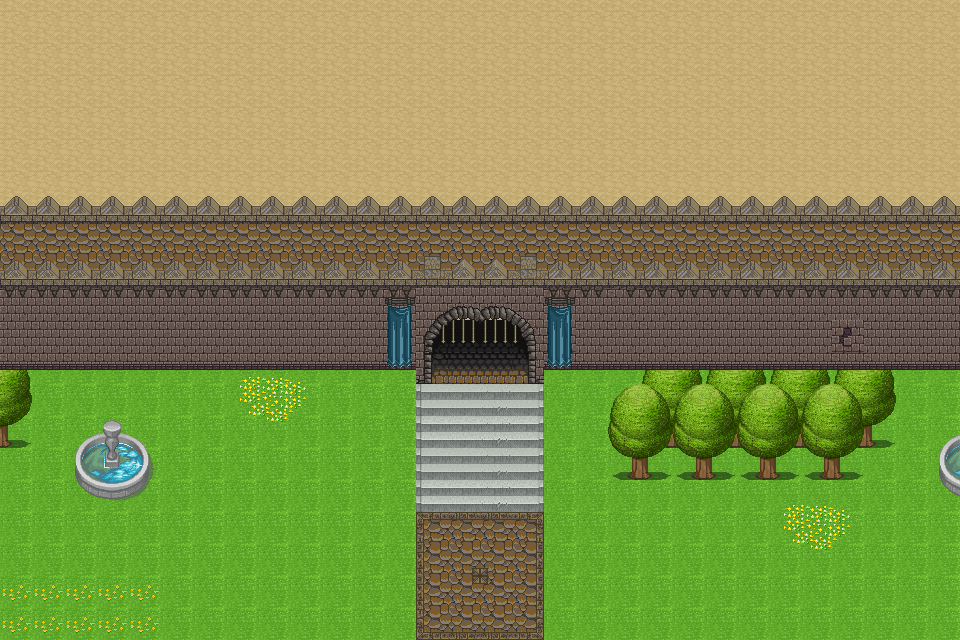

A 2D game scene composited from a Tiled map and its tileset images. What follows is a short description and the map's XML, with each tile layer's data collapsed to a summary:
An orthogonal 30x20 tile map with 32x32 px tiles, 9 tile layers (start, collides, floorBoden, floor2, ...), 11 tilesets and 3 objects (2x area).

<map version="1.10" tiledversion="1.10.2" orientation="orthogonal" renderorder="right-down" width="30" height="20" tilewidth="32" tileheight="32" infinite="0" nextlayerid="15" nextobjectid="13">
 <properties>
  <property name="mapName" value="Castle" />
 </properties>
 <tileset firstgid="1" name="WA_Exterior" tilewidth="32" tileheight="32" tilecount="850" columns="25">
  <image source="tilesets/WA_Exterior.png" width="800" height="1088" />
 </tileset>
 <tileset firstgid="851" name="WA_Decoration" tilewidth="32" tileheight="32" tilecount="96" columns="12">
  <image source="tilesets/WA_Decoration.png" width="384" height="256" />
 </tileset>
 <tileset firstgid="947" name="WA_Miscellaneous" tilewidth="32" tileheight="32" tilecount="110" columns="10">
  <image source="tilesets/WA_Miscellaneous.png" width="320" height="352" />
 </tileset>
 <tileset firstgid="1057" name="WA_Other_Furniture" tilewidth="32" tileheight="32" tilecount="156" columns="12">
  <image source="tilesets/WA_Other_Furniture.png" width="384" height="416" />
 </tileset>
 <tileset firstgid="1213" name="WA_Room_Builder" tilewidth="32" tileheight="32" tilecount="1000" columns="25">
  <image source="tilesets/WA_Room_Builder.png" width="800" height="1280" />
 </tileset>
 <tileset firstgid="2213" name="WA_Seats" tilewidth="32" tileheight="32" tilecount="182" columns="13">
  <image source="tilesets/WA_Seats.png" width="416" height="448" />
 </tileset>
 <tileset firstgid="2395" name="WA_Special_Zones" tilewidth="32" tileheight="32" tilecount="12" columns="6">
  <image source="tilesets/WA_Special_Zones.png" width="192" height="64" />
 </tileset>
 <tileset firstgid="2407" name="WA_Tables" tilewidth="32" tileheight="32" tilecount="270" columns="10">
  <image source="tilesets/WA_Tables.png" width="320" height="864" />
 </tileset>
 <tileset firstgid="2677" name="WA_User_Interface" tilewidth="32" tileheight="32" tilecount="273" columns="13">
  <image source="tilesets/WA_User_Interface.png" width="416" height="672" />
 </tileset>
 <tileset firstgid="2950" name="Castle2" tilewidth="32" tileheight="32" tilecount="256" columns="16">
  <image source="tilesets/Stadt/Castle2.png" width="512" height="512" />
 </tileset>
 <tileset firstgid="3206" name="tileset_town_multi_v002" tilewidth="32" tileheight="32" tilecount="560" columns="8">
  <image source="tilesets/Stadt/tileset_town_multi_v002.png" width="256" height="2240" />
 </tileset>
 <layer id="1" name="start" width="30" height="20">
  <data>[600 cells, 8 non-empty, 1 distinct tile ids]</data>
 </layer>
 <layer id="3" name="collides" width="30" height="20">
  <data>[600 cells, 41 non-empty, 1 distinct tile ids]</data>
 </layer>
 <group id="6" name="floor">
  <layer id="5" name="floorBoden" width="30" height="20">
   <data>[600 cells, 600 non-empty, 3 distinct tile ids]</data>
  </layer>
  <layer id="10" name="floor2" width="30" height="20">
   <data>[600 cells, 27 non-empty, 6 distinct tile ids]</data>
  </layer>
  <layer id="4" name="floor1" width="30" height="20">
   <data>[600 cells, 96 non-empty, 45 distinct tile ids]</data>
  </layer>
 </group>
 <group id="8" name="walls">
  <layer id="11" name="wallsInnen" width="30" height="20">
   <data>[600 cells, 128 non-empty, 10 distinct tile ids]</data>
  </layer>
  <layer id="12" name="Wehrgang" width="30" height="20">
   <data>[600 cells, 60 non-empty, 2 distinct tile ids]</data>
  </layer>
  <layer id="9" name="wallsAußen" width="30" height="20">
   <data>[600 cells, 132 non-empty, 20 distinct tile ids]</data>
  </layer>
  <layer id="7" name="wallsAccessoire" width="30" height="20">
   <data>[600 cells, 6 non-empty, 3 distinct tile ids]</data>
  </layer>
 </group>
 <objectgroup id="2" name="floorLayer">
  <properties>
   <property name="mapName" value="Castle" />
  </properties>
  <object id="10" name="zugangTor" type="area" x="434" y="325" width="92" height="30">
   <properties>
    <property name="exitUrl" value="castle.tmj.tmx#from-castle.tmj" />
   </properties>
  </object>
  <object id="11" name="startTor" type="area" x="455" y="90" width="49" height="36" />
  <object id="12" x="6" y="33" width="136" height="136" />
 </objectgroup>
</map>
